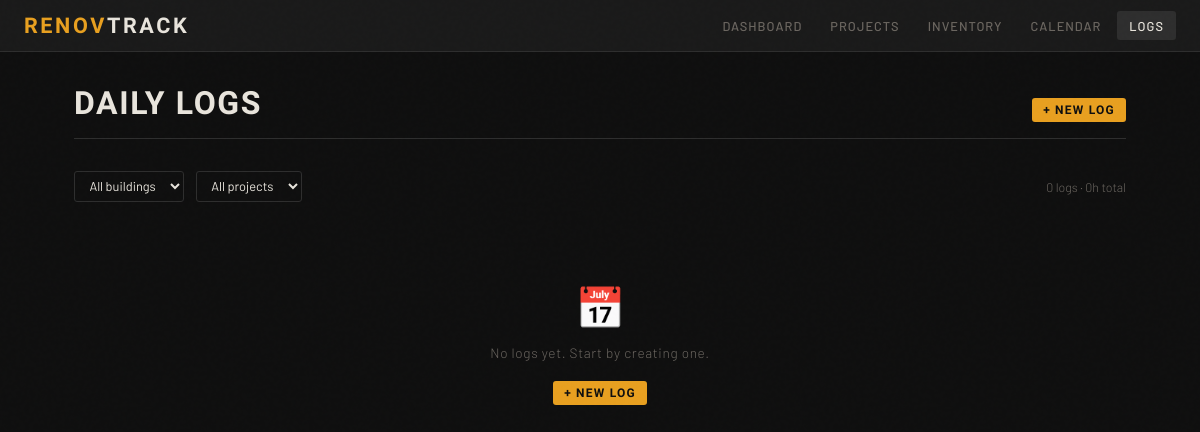
/logs, run on an earlier commit of the app's database.
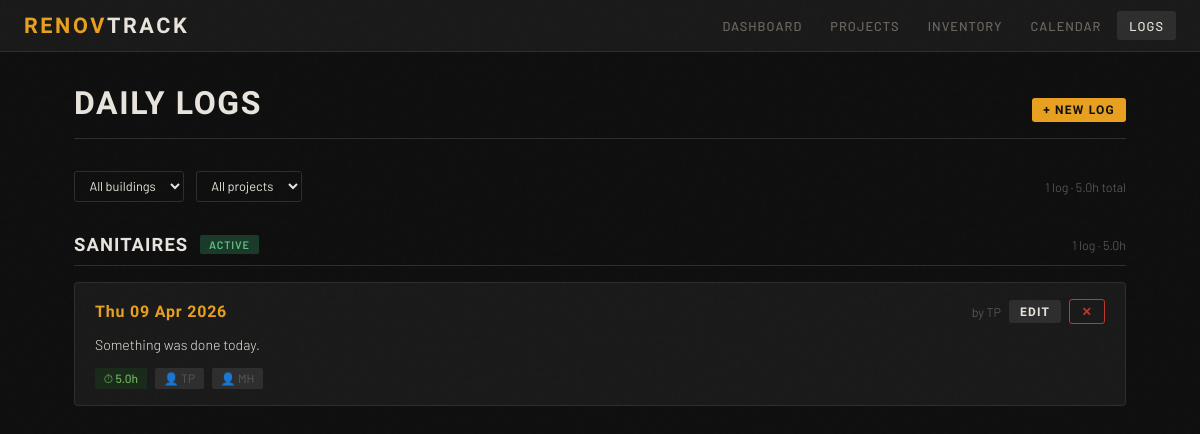
And on a later commit of the database.
### app/models/models.py (models this page shows, shortened)
class ProjectBase(SQLModel):
    name: str
    description: Optional[str] = None
    status: str = "planning"  # planning | active | on_hold | done
    budget_total: float = 0.0
    start_date: Optional[date] = None
    estimated_end_date: Optional[date] = None

class Project(ProjectBase, table=True):
    id: Optional[int] = Field(default=None, primary_key=True)
    building_id: int = Field(foreign_key="building.id")
    created_at: datetime = Field(default_factory=datetime.utcnow)
    building: Building = Relationship(back_populates="projects")
    zones: List["Zone"] = Relationship(back_populates="project")
    tasks: List["Task"] = Relationship(back_populates="project")
    inventory_items: List["InventoryItem"] = Relationship(back_populates="project")
    expenses: List["Expense"] = Relationship(back_populates="project")
    daily_logs: List["DailyLog"] = Relationship(back_populates="project")

class DailyLogBase(SQLModel):
    date: date
    author: str
    time_spent_hours: float
    summary: Optional[str] = ""
    people_involved: Optional[str] = ""

class DailyLog(DailyLogBase, table=True):
    id: Optional[int] = Field(default=None, primary_key=True)
    project_id: int = Field(foreign_key="project.id")
    zone_id: Optional[int] = Field(default=None, foreign_key="zone.id")
    created_at: datetime = Field(default_factory=datetime.now)
    project: Optional[Project] = Relationship(back_populates="daily_logs")
    tasks_completed: List[Task] = Relationship(
        back_populates="daily_logs", link_model=DailyLogTaskLink
    )
    expenses_logged: List[Expense] = Relationship(
        back_populates="daily_logs", link_model=DailyLogExpenseLink
    )

### app/routers/pages.py (the view)
@router.get("/logs")
async def logs_page(
    request: Request,
    building_id: Optional[int] = Query(default=None),
    project_id: Optional[int] = Query(default=None),
    session: AsyncSession = Depends(get_session),
):
    buildings_r = await session.execute(select(Building))
    buildings = buildings_r.scalars().all()
    result = await session.execute(
        select(Project).options(selectinload(Project.building))
    )
    all_projects = result.scalars().all()
    project_map = {p.id: p for p in all_projects}
    if building_id:
        visible_project_ids = {
            p.id for p in all_projects if p.building_id == building_id
        }
    elif project_id:
        visible_project_ids = {project_id}
    else:
        visible_project_ids = {p.id for p in all_projects}
    q = (
        select(DailyLog)
        .where(DailyLog.project_id.in_(visible_project_ids))
        .order_by(DailyLog.project_id, DailyLog.date.desc())
    )
    logs_r = await session.execute(q)
    raw_logs = logs_r.scalars().all()
    if raw_logs:
        log_ids = [l.id for l in raw_logs]
        task_links_r = await session.execute(
            select(DailyLogTaskLink).where(DailyLogTaskLink.log_id.in_(log_ids))
        )
        task_links = task_links_r.scalars().all()
        task_ids = list({tl.task_id for tl in task_links})
        tasks_r = (
            await session.execute(select(Task).where(Task.id.in_(task_ids)))
            if task_ids
            else None
        )
        task_map = {t.id: t for t in (tasks_r.scalars().all() if tasks_r else [])}
        exp_links_r = await session.execute(
            select(DailyLogExpenseLink).where(DailyLogExpenseLink.log_id.in_(log_ids))
        )
        exp_links = exp_links_r.scalars().all()
        exp_ids = list({el.expense_id for el in exp_links})
        exps_r = (
            await session.execute(select(Expense).where(Expense.id.in_(exp_ids)))
            if exp_ids
            else None
        )
        exp_map = {e.id: e for e in (exps_r.scalars().all() if exps_r else [])}
        tasks_by_log = {}
        for tl in task_links:
            tasks_by_log.setdefault(tl.log_id, []).append(task_map[tl.task_id])
        expenses_by_log = {}
        for el in exp_links:
            expenses_by_log.setdefault(el.log_id, []).append(exp_map[el.expense_id])
    else:
        tasks_by_log = {}
        expenses_by_log = {}
    zones_r = await session.execute(select(Zone))
    zone_map = {z.id: z.name for z in zones_r.scalars().all()}
    for log in raw_logs:
        log.people_involved = (
            _json.loads(log.people_involved) if log.people_involved else []
        )
    grouped_logs = {}
    for log in raw_logs:
        p = project_map.get(log.project_id)
        if p.id not in grouped_logs.keys():
            grouped_logs[p.id] = []
        grouped_logs[p.id].append(log)
    total_logs = len(raw_logs)
    total_hours = sum(l.time_spent_hours for l in raw_logs)
    return templates.TemplateResponse(
        "logs.html",
        {
            "request": request,
            "grouped_logs": grouped_logs,
            "buildings": buildings,
            "projects": all_projects,
            "selected_building_id": building_id,
            "selected_project_id": project_id,
            "total_logs": total_logs,
            "total_hours": total_hours,
        },
    )

### app/templates/logs.html (shortened to what the changed rows need)
{% extends "base.html" %}
{% block content %}
<div class="page-header">
  <h1>Daily Logs</h1>
</div>
<div style="display:flex;gap:0.75rem;align-items:center;margin-bottom:2rem;flex-wrap:wrap">
  <select id="building-filter" onchange="onBuildingChange()" style="width:auto;padding:0.35rem 0.65rem;font-size:0.8rem">
    <option value="">All buildings</option>
  </select>
  <select id="project-filter" onchange="applyFilters()" style="width:auto;padding:0.35rem 0.65rem;font-size:0.8rem">
    <option value="">All projects</option>
  </select>
  <span style="margin-left:auto;font-size:0.78rem;color:var(--muted)">
    {{ total_logs }} log{{ 's' if total_logs != 1 }} · {{ total_hours }}h total
  </span>
</div>
{% if grouped_logs %}
  {% for id, logs in grouped_logs.items() %}
  <div style="margin-bottom:2.5rem">
    {% set project = projects[id-1] %}
    <div style="display:flex;align-items:center;gap:0.75rem;margin-bottom:1rem;padding-bottom:0.6rem;border-bottom:1px solid var(--border)">
      <a href="/projects/{{ project.id }}" style="text-decoration:none">
        <h2 style="font-family:'Barlow Condensed',sans-serif;font-size:1.15rem;font-weight:700;letter-spacing:0.06em;text-transform:uppercase;color:var(--text)">
          {{ project.name }}
        </h2>
      </a>
      <span class="badge badge-{{ project.status }}">{{ project.status }}</span>
      <span style="margin-left:auto;font-size:0.78rem;color:var(--muted)">
        {{ logs|length }} log{{ 's' if logs|length != 1 }}
        · {{ logs|sum(attribute='time_spent_hours') }}h
      </span>
    </div>
    <div style="display:flex;flex-direction:column;gap:0.75rem">
      {% for log in logs %}
      <div class="card" style="padding:1rem 1.25rem">
        <div style="display:flex;align-items:baseline;justify-content:space-between;margin-bottom:0.6rem;gap:1rem;flex-wrap:wrap">
          <div style="display:flex;align-items:center;gap:0.75rem">
            <span style="font-family:'Barlow Condensed',sans-serif;font-size:1rem;font-weight:700;letter-spacing:0.05em;color:var(--accent)">
              {{ log.date.strftime('%a %d %b %Y') }}
            </span>
          </div>
          <div style="display:flex;align-items:center;gap:0.5rem">
            <span style="font-size:0.78rem;color:var(--muted)">by {{ log.author }}</span>
            <button class="btn btn-secondary btn-sm"
              hx-get="/logs/{{ log.id }}/edit"
              hx-target="#modal-container"
              hx-swap="innerHTML">
                  Edit
            </button>
            <button class="btn btn-danger btn-sm"
              hx-delete="/logs/{{ log.id }}"
              hx-confirm="Delete this log entry?"
              hx-target="closest .card"
              hx-swap="outerHTML">
                  ✕
              </button>
          </div>
        </div>
        {% if log.summary %}
        <p style="font-size:0.88rem;line-height:1.55;margin-bottom:0.75rem;color:var(--text)">
          {{ log.summary }}
        </p>
        {% endif %}
        <div style="display:flex;gap:0.5rem;flex-wrap:wrap;align-items:center">
          <span style="display:inline-flex;align-items:center;gap:0.3rem;font-size:0.75rem;font-weight:500;background:#1a2a1a;color:#70b060;padding:0.2rem 0.55rem;border-radius:2px">
            ⏱ {{ log.time_spent_hours }}h
          </span>
          {% if log.people_involved %} {% for person in log.people_involved %}
          <span style="font-size:0.75rem;background:var(--border);color:var(--muted);padding:0.2rem 0.55rem;border-radius:2px">
            👤 {{ person }}
          </span>
          {% endfor %}{% endif %}
        </div>
      </div>
      {% endfor %}
    </div>
  </div>
  {% endfor %}
{% else %}
<div class="empty-state">
  <div class="empty-icon">📅</div>
  <p>No logs yet{% if selected_project_id or selected_building_id %} for this filter{% endif %}. Start by creating one.</p>
  <button class="btn btn-primary btn-sm"
    style="margin-top:1.25rem"
    hx-get="/logs/new{% if selected_project_id %}?project_id={{ selected_project_id }}{% endif %}"
    hx-target="#modal-container"
    hx-swap="innerHTML">+ New Log</button>
</div>
{% endif %}
{% endblock %}

What changed in the data, as far as the page shows it:
now on this page (row unchanged): Project: name "SANITAIRES", status "ACTIVE"
added DailyLog: date "Thu 09 Apr 2026", author "TP", summary "Something was done today.", time_spent_hours "5.0", people_involved "[\"TP\", \"MH\"]" (drawn), people_involved "TP" "MH"
Also different on the page:
{{ total_logs }}: "0" → "1"
{{ total_hours }}: "0" → "5.0"
{{ 's' if total_logs != 1 }}: "s" → (not shown)
new list line: "1 log · 5.0 h"
text no longer shown: "📅 No logs yet . Start by creating one. + NEW LOG"
